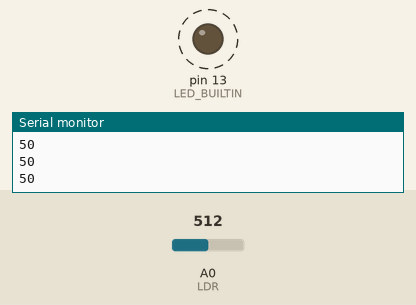
Simulated run of this sketch. Board: Arduino Uno, built with avr-gcc and run on an emulated ATmega328P. On the bench: output pins drawn as LEDs (lit = HIGH), the last lines printed to the serial monitor. Dashed ring = blinking. The inputs (shaded band) are chosen by the test bench; at power-on: A0 (LDR) = 512.

Above: at 1.3 s.
1.4 s: A0 (LDR) set to 539
At 2.0 s:
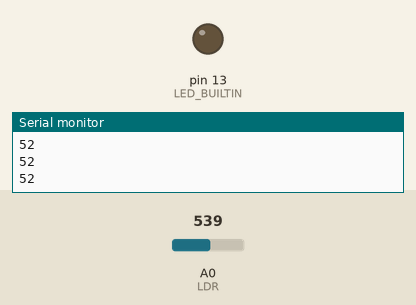
2.9 s: A0 (LDR) set to 511
At 3.02 s:
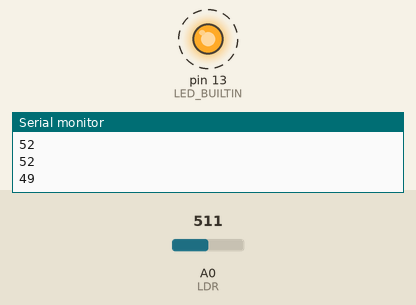
5.9 s: A0 (LDR) set to 716
At 7.5 s:
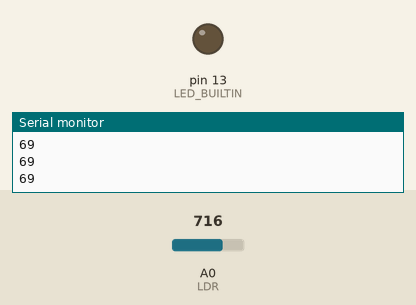
Timing chart, 0 to 9.0 s (numbered marks = the images above; inputs shaded):
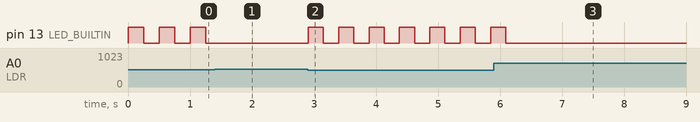

The sketch:

LDR_novo.ino
```cpp
int LDR = A0;
int valorLDR;
int luminosidade;

void setup() {
  pinMode (LDR, INPUT);
  pinMode(LED_BUILTIN, OUTPUT);

  Serial.begin(9600);
}

void loop() {

  valorLDR = analogRead(LDR);
  luminosidade = map(valorLDR, 0, 1023, 0, 100);
  Serial.println(luminosidade);

  if (luminosidade <= 50){
    digitalWrite (LED_BUILTIN, HIGH);
    delay (luminosidade* 5);
    digitalWrite (LED_BUILTIN, LOW);
    delay (luminosidade*5);
    }
    else {
      }


}
```

Measured:
- the behaviour switches between 521 and 522 on A0 (LDR) (found by bisection; images 0 and 1)
- after the input at 1.4 s, pin 13 (LED_BUILTIN): stops changing and stays LOW
- after the input at 2.9 s, pin 13 (LED_BUILTIN): alternates HIGH for 0.25 s and LOW for 0.25 s, starting at once
- after the input at 5.9 s, pin 13 (LED_BUILTIN): goes on until 6.1 s, then stays LOW
- by itself, pin 13 (LED_BUILTIN): alternates HIGH for 0.25 s and LOW for 0.25 s
